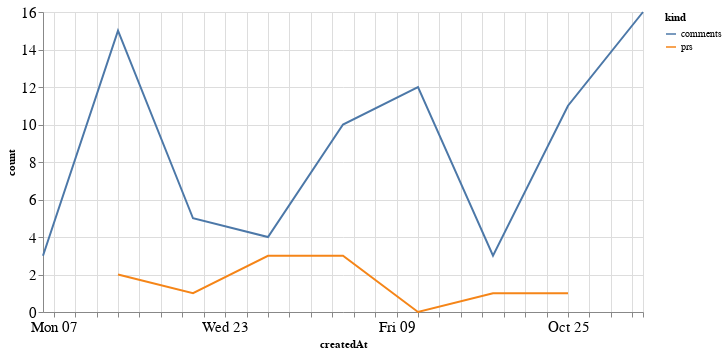

The cell this chart's notebook holds for it:
### Code cell
alt.Chart(total_time, width=600).mark_line().encode(
    x='createdAt',
    y='count',
    color='kind'
)

### Figure 1 — Vega-Lite specification as saved in the notebook (floating-point values rounded to 4 significant figures)
{"config": {"axisLeft": {"labelFontSize": 15}, "axisBottom": {"labelFontSize": 15}}, "data": {"name": "data-1746a394861a5fe04e58d39399dbc1dd"}, "mark": "line", "encoding": {"color": {"type": "nominal", "field": "kind"}, "x": {"type": "temporal", "field": "createdAt"}, "y": {"type": "quantitative", "field": "count"}}, "width": 600, "$schema": "https://vega.github.io/schema/vega-lite/v4.8.1.json", "datasets": {"data-1746a394861a5fe04e58d39399dbc1dd": [{"createdAt": "2020-09-13T00:00:00", "kind": "prs", "count": 2.0}, {"createdAt": "2020-09-20T00:00:00", "kind": "prs", "count": 1.0}, {"createdAt": "2020-09-27T00:00:00", "kind": "prs", "count": 3.0}, {"createdAt": "2020-10-04T00:00:00", "kind": "prs", "count": 3.0}, {"createdAt": "2020-10-11T00:00:00", "kind": "prs", "count": 0.0}, {"createdAt": "2020-10-18T00:00:00", "kind": "prs", "count": 1.0}, {"createdAt": "2020-10-25T00:00:00", "kind": "prs", "count": 1.0}, {"createdAt": "2020-09-06T00:00:00", "kind": "prs", "count": null}, {"createdAt": "2020-11-01T00:00:00", "kind": "prs", "count": null}, {"createdAt": "2020-09-13T00:00:00", "kind": "comments", "count": 15.0}, {"createdAt": "2020-09-20T00:00:00", "kind": "comments", "count": 5.0}, {"createdAt": "2020-09-27T00:00:00", "kind": "comments", "count": 4.0}, {"createdAt": "2020-10-04T00:00:00", "kind": "comments", "count": 10.0}, {"createdAt": "2020-10-11T00:00:00", "kind": "comments", "count": 12.0}, {"createdAt": "2020-10-18T00:00:00", "kind": "comments", "count": 3.0}, {"createdAt": "2020-10-25T00:00:00", "kind": "comments", "count": 11.0}, {"createdAt": "2020-09-06T00:00:00", "kind": "comments", "count": 3.0}, {"createdAt": "2020-11-01T00:00:00", "kind": "comments", "count": 16.0}]}}
